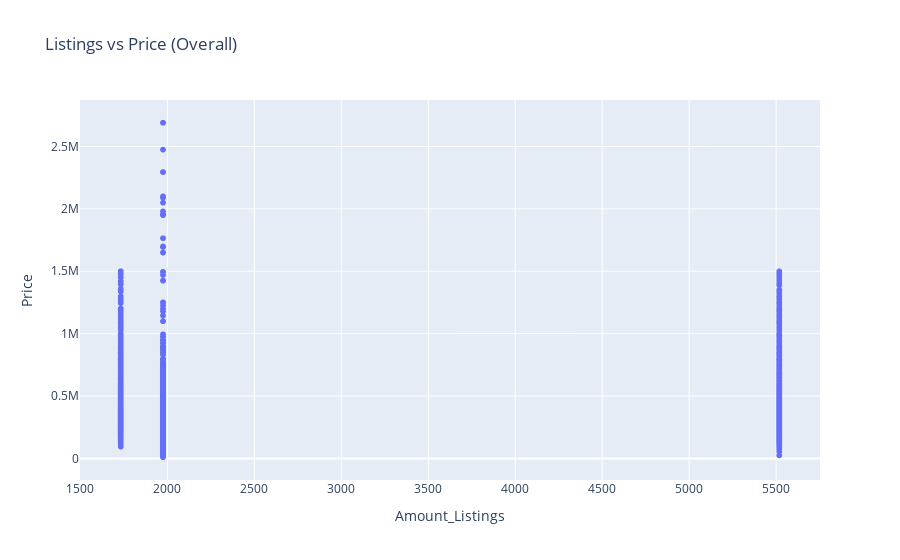
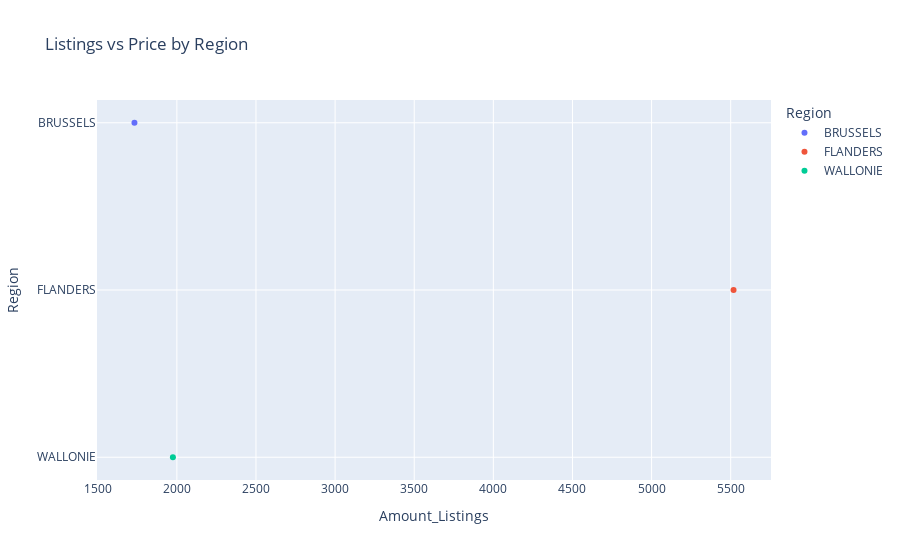

Here is the notebook cell these charts were saved with, in order:
### Code cell
# Calculate the amount of listings for the DataFrame
df['Amount_Listings'] = df.groupby('Region')['Price'].transform('count')

# Scatter plot for amount of listings vs price in the DataFrame
fig1 = px.scatter(df, x='Amount_Listings', y='Price', title='Listings vs Price (Overall)')

# Calculate the amount of listings for each region
region_listings = df.groupby('Region')['Price'].count().reset_index()
region_listings.columns = ['Region', 'Amount_Listings']

# Scatter plot for amount of listings vs price for each region
fig2 = px.scatter(region_listings, x='Amount_Listings', y='Region', color='Region', title='Listings vs Price by Region')

# Display the plots
fig1.show()
fig2.show()

### Figure 1 — Plotly figure (JSON) as saved in the notebook; plotly's stock layout.template omitted (floating-point values rounded to 4 significant figures; data arrays with more than 128 entries replaced by an {"elided": "..."} marker saying what was removed)
{"data": [{"hovertemplate": "Amount_Listings=%{x}<br>Price=%{y}<extra></extra>", "legendgroup": "", "marker": {"color": "#636efa", "symbol": "circle"}, "mode": "markers", "name": "", "showlegend": false, "type": "scattergl", "x": {"elided": "9225 int values"}, "xaxis": "x", "y": {"elided": "9225 int values"}, "yaxis": "y"}], "layout": {"legend": {"tracegroupgap": 0}, "title": {"text": "Listings vs Price (Overall)"}, "xaxis": {"anchor": "y", "domain": [0, 1], "title": {"text": "Amount_Listings"}}, "yaxis": {"anchor": "x", "domain": [0, 1], "title": {"text": "Price"}}}}

### Figure 2 — Plotly figure (JSON) as saved in the notebook; plotly's stock layout.template omitted (floating-point values rounded to 4 significant figures)
{"data": [{"hovertemplate": "Region=%{y}<br>Amount_Listings=%{x}<extra></extra>", "legendgroup": "BRUSSELS", "marker": {"color": "#636efa", "symbol": "circle"}, "mode": "markers", "name": "BRUSSELS", "orientation": "h", "showlegend": true, "type": "scatter", "x": [1732], "xaxis": "x", "y": ["BRUSSELS"], "yaxis": "y"}, {"hovertemplate": "Region=%{y}<br>Amount_Listings=%{x}<extra></extra>", "legendgroup": "FLANDERS", "marker": {"color": "#EF553B", "symbol": "circle"}, "mode": "markers", "name": "FLANDERS", "orientation": "h", "showlegend": true, "type": "scatter", "x": [5518], "xaxis": "x", "y": ["FLANDERS"], "yaxis": "y"}, {"hovertemplate": "Region=%{y}<br>Amount_Listings=%{x}<extra></extra>", "legendgroup": "WALLONIE", "marker": {"color": "#00cc96", "symbol": "circle"}, "mode": "markers", "name": "WALLONIE", "orientation": "h", "showlegend": true, "type": "scatter", "x": [1975], "xaxis": "x", "y": ["WALLONIE"], "yaxis": "y"}], "layout": {"legend": {"title": {"text": "Region"}, "tracegroupgap": 0}, "title": {"text": "Listings vs Price by Region"}, "xaxis": {"anchor": "y", "domain": [0, 1], "title": {"text": "Amount_Listings"}}, "yaxis": {"anchor": "x", "categoryarray": ["WALLONIE", "FLANDERS", "BRUSSELS"], "categoryorder": "array", "domain": [0, 1], "title": {"text": "Region"}}}}
